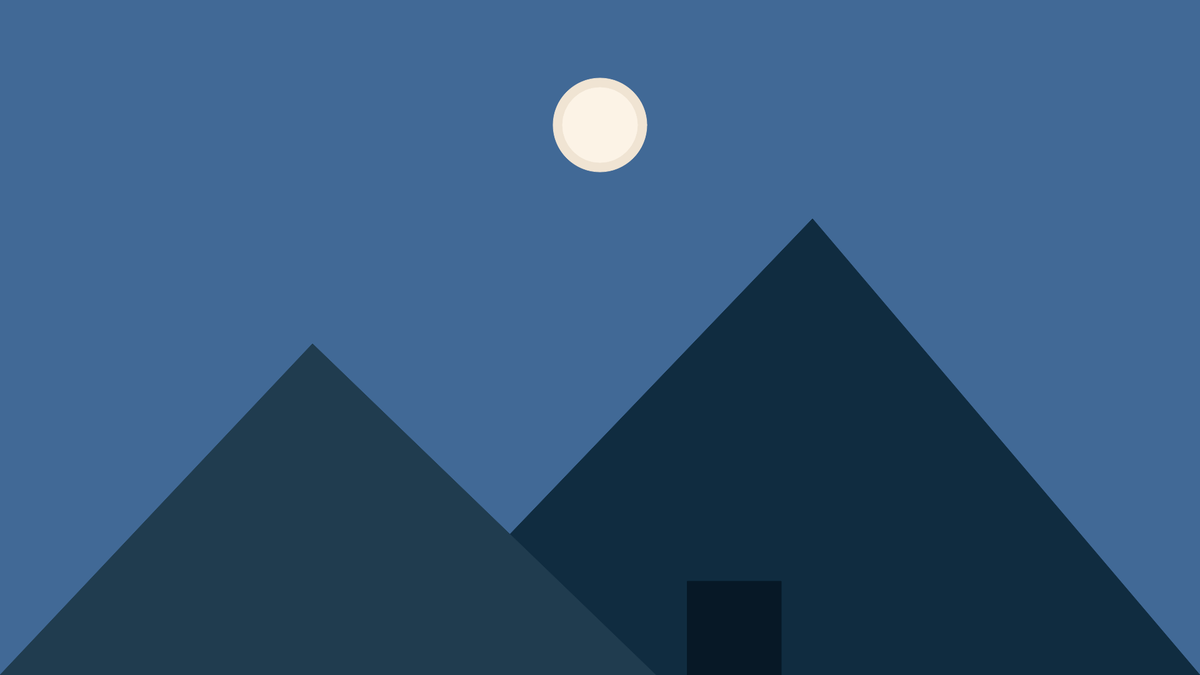
Frame 1 (no input)
Frame 60 (no input): identical to frame 1, image omitted
Frame 120 (the mouse pressed at the canvas centre since frame 60): identical to frame 1, image omitted

The p5.js sketch that drew this single still picture (run headless with seeded random() and noise() and a simulated clock; from frame 60 on, the mouse is pressed at the canvas centre):

// p5.js sketch
// ── sketch.js
/*
Name: Gisselee R
Title: The Moon and The Mountains
I love going to Mexico for vacation and everytime I go, 
I capture the beautiful scenery of the mountains.
*/

function setup() {
  createCanvas(1920, 1080);
}

function draw() {
  background(65, 105, 150);

  stroke(240, 228, 211);
    fill(240, 228, 211);
ellipse (960,200,150);

stroke(252, 243, 230);
fill(252, 243, 230);
ellipse (960, 200, 120);

stroke(16, 44, 64);
fill(16, 44, 64);
triangle(600, 1080, 1300, 350 ,1920 ,1080);

stroke(7, 24, 38);
fill(7, 24, 38);
rect(1100, 930, 150, 150);

stroke(32, 60, 79);
fill(32, 60, 79);
triangle(0, 1080, 500, 550, 1920, 1920);


}
